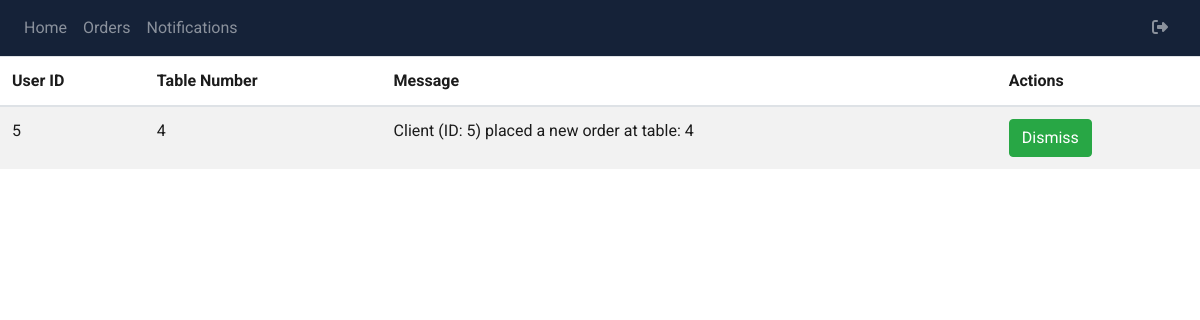
Screenshot of /kitchen/view-notifications (signed in) with the database file from the repository.
### packages/models.py (models this page shows, shortened)
class Notification(db.Model):
    __tablename__ = "notifications"
    id = db.Column(db.Integer, primary_key = True)
    user_id = db.Column(db.Integer, db.ForeignKey('users.id'))
    table_number = db.Column(db.Integer, db.ForeignKey('users.table_number'))
    status = db.Column(db.Enum('helped', 'not_helped', name = 'notification_status'), nullable=False, default='not_helped')
    message = db.Column(db.String(1000), nullable = True)
    notification_type = db.Column(db.Enum('help', 'table', 'new-order', 'preparing', 'ready', name = 'notification_status'), nullable=True, default='not_helped')

### kitchen/kitchen.py (the view)
@kitchen.route('view-notifications')
@kitchenstaff_required
def viewNotifications():
    notifications = Notification.query.filter_by(notification_type = 'new-order').all()
    return render_template('kitchen-view-notifications.html', notifications = notifications)

### kitchen/static/functions/kitchen_functions.py (called while the page is built, shortened)
def kitchenstaff_required(func):
    @functools.wraps(func)
    def wrapper(*args, **kwargs):
        return func(*args, **kwargs)
    return wrapper

### kitchen/templates/kitchen-view-notifications.html
{% extends "base.html" %} {% block title %}Display all Notifications{% endblock %}
{% block content %}
<link rel="stylesheet" href="./static/style/kitchen-style.css">
<table class="table table-striped">
   <thead>
      <tr>
         <th>User ID</th>
         <th>Table Number</th>
         <th>Message</td>
         <th>Actions</th>
      </tr>
   </thead>
   <tbody>
      {% for notification in notifications %}
      <tr>
         <td>{{ notification.user_id }}</td>
         <td>{{ notification.table_number }}</td>
         <td>{{ notification.message }}</td>
         <td>
            <form action="{{ url_for('kitchen.removeNotificationPage', notif_id=notification.id) }}" method="post">
               <button type="submit" class="btn btn-success"> Dismiss</button>
            </form>
         </td>
      </tr>
      {% endfor %}
   </tbody>
</table>
{%endblock%}

### kitchen/static/style/kitchen-style.css (style rules this page uses)
.table-striped { color: #1b1b1b; }

### templates/base.html (style rules this page uses)
* { font-family: 'Roboto', sans-serif; }

### rows the page displays
Notification: user_id "5", table_number "4", message "Client (ID: 5) placed a new order at table: 4"
